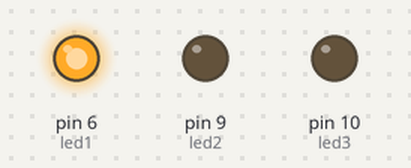
The sketch below on a simulated Arduino Uno, built with avr-gcc and run on an emulated ATmega328P. On the bench: output pins drawn as LEDs (lit = HIGH).

Above: at 0.8 s.
At 3.7 s:
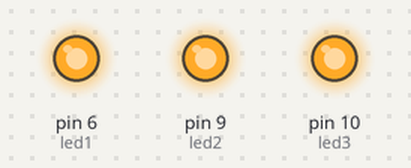
At 9.7 s:
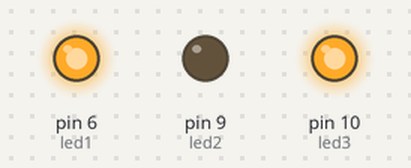
At 18.9 s:
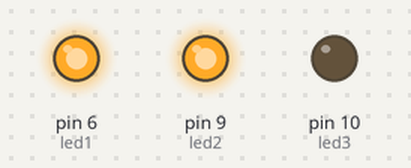
Timing chart, 0 to 20.2 s (numbered marks = the images above):
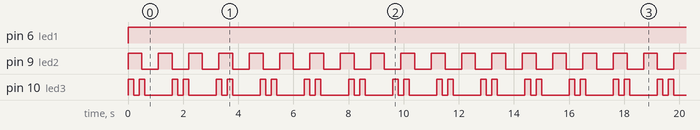

Measured:
- by itself, pin 6 (led1): LOW → HIGH at 0.00 s
- by itself, pin 9 (led2): alternates HIGH for 0.50 s and LOW for 0.60 s
- by itself, pin 10 (led3): repeats every 1.6 s: LOW 0.20 s, HIGH 0.20 s, LOW 1.0 s, HIGH 0.20 s

The sketch:

exploration2_starterCode.ino
```cpp
/*  This code was written for the Stitch the Loop e-textiles curriculum by the
Exploring Computer Science e-textiles team. ECS 2018 GPL V3 for non commercial use.
ECS 2018 CC- BY NC SA.  Last Modified June 2020. */


/*
◇◇◇◇◇◇◇◇◇◇◇◇◇◇◇◇◇◇◇◇◇◇◇◇◇◇◇◇◇◇◇◇◇◇◇◇◇◇◇◇◇◇◇◇◇◇◇◇◇◇◇◇◇◇◇◇◇◇◇◇◇◇◇◇◇◇
This program is an EXAMPLE of the many possible solutions.  This code will compile as is.
◇◇◇◇◇◇◇◇◇◇◇◇◇◇◇◇◇◇◇◇◇◇◇◇◇◇◇◇◇◇◇◇◇◇◇◇◇◇◇◇◇◇◇◇◇◇◇◇◇◇◇◇◇◇◇◇◇◇◇◇◇◇◇◇◇◇

*/
/*  STUDENT META HERE
STUDENT NAME(S)
 Date Written
Brief description of what program does here.
*/

// The first section is where to declare global objects and call up additional files the program needs to use.
/*NAMING SECTION: We name things to keep track of them easily.
What will you name your other lights?
*/
//using pins 6, 9, and 10:
int led1 = 6;
int led2 = 9;
int led3 = 10;

int blinkCounter = 1;
int heartCounter = 1;

/*SETUP SECTION: Put things here that you only need to do once:
For instance, OUTPUTS (lights)
*/
void setup() {
  // The second section is for things that only need to be done once at the beginning of the program.
   pinMode(led1, OUTPUT);
   pinMode(led2, OUTPUT);
   pinMode(led3, OUTPUT);
}

void loop() {
  /* The third section is for things that happen repeatedly in the program loop
while the program is running. The code is executed in the order coded. */
  on(led1);
  blinkPattern(led2);
  heartBeat(led3);
  delay(100);
}

// The fourth section is for functions that are called up by the third section.
void blinkPattern(int led) {
  if (blinkCounter == 1) {
    on(led);
  } else if (blinkCounter == 6) {
    off(led);
  } else if(blinkCounter > 10) {
    blinkCounter = 0;
  }
  blinkCounter ++;
}

void heartBeat(int led) {
  if (heartCounter == 1 || heartCounter == 5) {
    on(led);
  } else if (heartCounter == 3 || heartCounter == 7) {
    off(led);
  } else if(heartCounter > 15) {
    heartCounter = 0;
  }
  heartCounter ++;
}

void on(int led) {
  digitalWrite(led, HIGH);
}

void off(int led) {
  digitalWrite(led, LOW);
}
```
